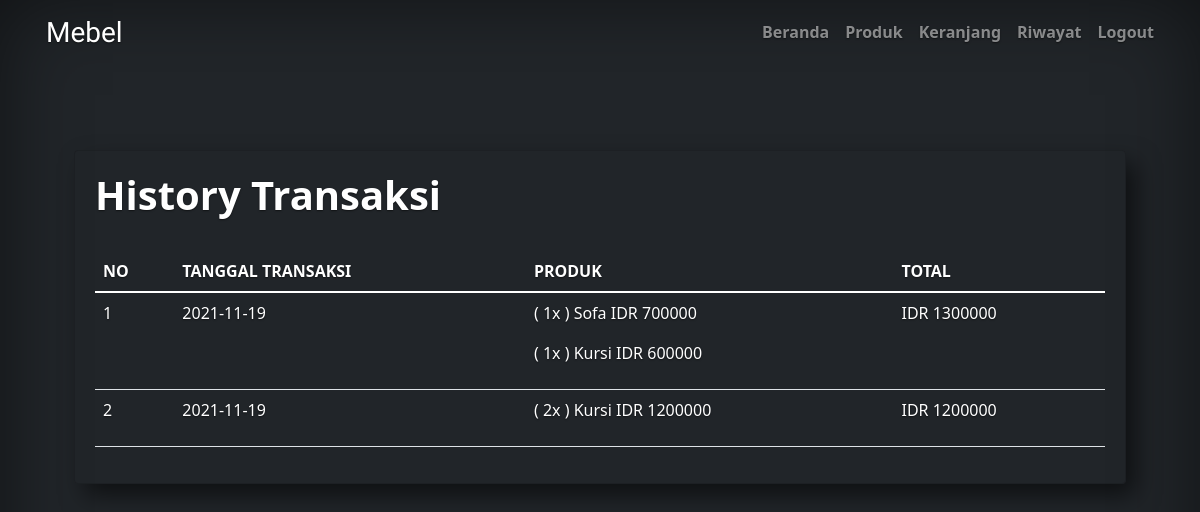
The app's page /pelanggan/riwayat.php (signed in) with its own data.
### tables this page shows
CREATE TABLE `transaksi` (
  `id_transaksi` int(11) NOT NULL,
  `id_pelanggan` int(11) NOT NULL,
  `id_petugas` int(11) NOT NULL,
  `tanggal` date NOT NULL
);

CREATE TABLE `detail_transaksi` (
  `id_detail_transaksi` int(11) NOT NULL,
  `id_transaksi` int(11) NOT NULL,
  `id_produk` int(11) NOT NULL,
  `qty` int(11) NOT NULL,
  `subtotal` int(11) NOT NULL
);

CREATE TABLE `produk` (
  `id_produk` int(11) NOT NULL,
  `nama_produk` varchar(100) NOT NULL,
  `deskripsi` text NOT NULL,
  `harga` int(11) NOT NULL,
  `foto` varchar(225) NOT NULL
);

### pelanggan/riwayat.php (the view, shortened to what this page needs)
<!doctype html>
<html lang="en" class="h-100">
  <head>
    <link href="https://cdn.jsdelivr.net/npm/bootstrap@5.1.1/dist/css/bootstrap.min.css" rel="stylesheet">
    <link href="cover.css" rel="stylesheet">
  </head>
  <body class="d-flex h-100 text-left text-white bg-dark";">
  <div class="container d-flex w-100 h-100 p-3 mx-auto flex-column">
  <?php include  "navbar.php" ?>
  <main class="px-3" style=" color: white">
    <div class="container" >
        <div class="card" style="padding: 20px; margin-top: 50px; background-color: transparent; box-shadow: 10px 12px 25px -1px rgba(0,0,0,0.57);-webkit-box-shadow: 10px 12px 25px -1px rgba(0,0,0,0.57);-moz-box-shadow: 10px 12px 25px -1px rgba(0,0,0,0.57); >
            <div class="card-body">
            <table class="table" style="color: white;">
                <h1 style="font-weight: bold !important;">History Transaksi</h1>
                <br>
                <thead>
                    <tr>
                    <th scope="col">NO</th>
                    <th scope="col">TANGGAL TRANSAKSI</th>
                    <th scope="col">PRODUK</th>
                    <th scope="col">TOTAL</th>
                    </tr>
                </thead>
                <tbody>
                    <?php
                    include "koneksi.php";
                    $transaksi = mysqli_query($koneksi, "SELECT * FROM transaksi ORDER BY id_transaksi DESC");
                    $no=0;
                    while($data_transaksi=mysqli_fetch_array($transaksi)){
                        $no++;
                    ?>
                    <tr>
                        <td><?=$no?></td>
                        <td><?=$data_transaksi['tanggal']?></td>
                        <td>
                            <?php
                            $detail_transaksi = mysqli_query($koneksi, "SELECT a.*, b.nama_produk FROM detail_transaksi a JOIN produk b ON a.id_produk=b.id_produk WHERE a.id_transaksi = '".$data_transaksi['id_transaksi']."'");
                            while($data_detail = mysqli_fetch_array($detail_transaksi)){
                                echo "<p>( ".$data_detail['qty']."x ) ".$data_detail['nama_produk']." IDR ".$data_detail['subtotal']." </p>";
                            }
                            ?>
                        </td>
                        <td>
                            <?php
                            $detail_transaksi = mysqli_query($koneksi, "SELECT SUM(subtotal) total FROM detail_transaksi WHERE id_transaksi = '".$data_transaksi['id_transaksi']."'");
                            while($data_detail = mysqli_fetch_array($detail_transaksi)){
                                echo "<p>IDR ".$data_detail['total']."</p>";
                            }
                            ?>
                        </td>
                    </tr>
                    <?php } ?>
                </tbody>
            </table>
            </div>
        </div>
    </div>
  </body>
</html>

### pelanggan/cover.css (style rules this page uses)
body { text-shadow: 0 .05rem .1rem rgba(0, 0, 0, .5); box-shadow: inset 0 0 5rem rgba(0, 0, 0, .5); }

### records on screen
transaksi: tanggal "2021-11-19", total "1300000"
detail_transaksi: qty "1", id_produk.nama_produk "Sofa", subtotal "700000"
detail_transaksi: qty "1", id_produk.nama_produk "Kursi", subtotal "600000"
transaksi: tanggal "2021-11-19", total "1200000"
detail_transaksi: qty "2", id_produk.nama_produk "Kursi", subtotal "1200000"
